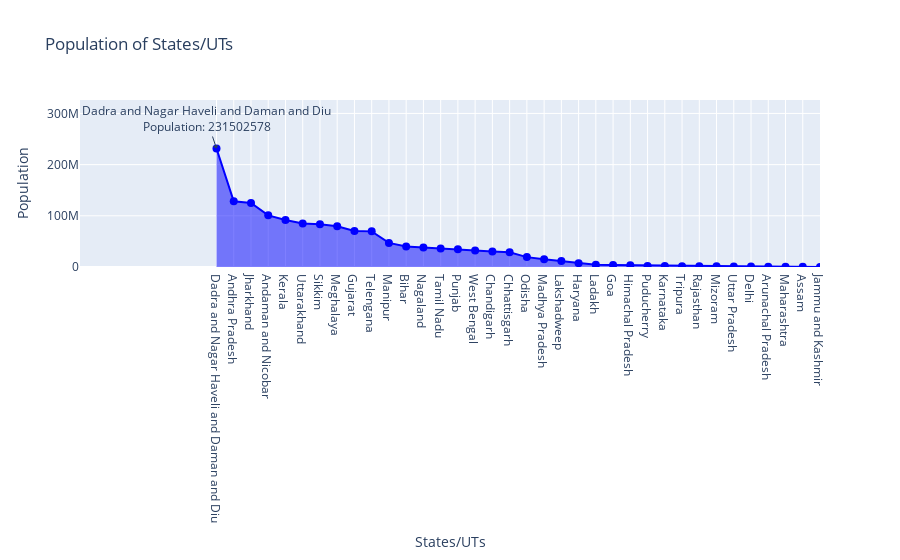

The notebook cell saved with this chart:
### Markdown cell above
### population of state

### Code cell
df_sorted = df.sort_values('Population', ascending=False)

fig_area = px.area(df_sorted, x='State/UTs', y='Population', title='Population of States/UTs',
                   labels={'State/UTs': 'States/UTs', 'Population': 'Population'})

state_highest_population = df_sorted.iloc[0]['State/UTs']
max_population = df_sorted.iloc[0]['Population']

fig_area.add_annotation(x=state_highest_population, y=max_population,
                       text=f"{state_highest_population}<br>Population: {max_population}",
                       showarrow=True, arrowhead=1)

fig_area.update_traces(mode='lines+markers', line=dict(width=2, color='blue'), marker=dict(size=8, color='blue'))

fig_area.show()

### Figure 1 — Plotly figure (JSON) as saved in the notebook; plotly's stock layout.template omitted (floating-point values rounded to 4 significant figures)
{"data": [{"fillpattern": {"shape": ""}, "hovertemplate": "States/UTs=%{x}<br>Population=%{y}<extra></extra>", "legendgroup": "", "line": {"color": "blue", "width": 2}, "marker": {"color": "blue", "size": 8, "symbol": "circle"}, "mode": "lines+markers", "name": "", "orientation": "v", "showlegend": false, "stackgroup": "1", "type": "scatter", "x": ["Dadra and Nagar Haveli and Daman and Diu", "Andhra Pradesh", "Jharkhand", "Andaman and Nicobar", "Kerala", "Uttarakhand", "Sikkim", "Meghalaya", "Gujarat", "Telengana", "Manipur", "Bihar", "Nagaland", "Tamil Nadu", "Punjab", "West Bengal", "Chandigarh", "Chhattisgarh", "Odisha", "Madhya Pradesh", "Lakshadweep", "Haryana", "Ladakh", "Goa", "Himachal Pradesh", "Puducherry", "Karnataka", "Tripura", "Rajasthan", "Mizoram", "Uttar Pradesh", "Delhi", "Arunachal Pradesh", "Maharashtra", "Assam", "Jammu and Kashmir"], "xaxis": "x", "y": [231502578, 128500364, 124904071, 100896618, 91702478, 85002417, 83697770, 79502477, 70400153, 69599762, 47099270, 40100376, 38157311, 35998752, 34698876, 32199722, 30501026, 28900667, 19301096, 14999397, 11700099, 7503010, 4184959, 3772103, 3436948, 2073074, 1711947, 1646050, 1521992, 1308967, 1158040, 773997, 658019, 399001, 290492, 66001], "yaxis": "y"}], "layout": {"annotations": [{"arrowhead": 1, "showarrow": true, "text": "Dadra and Nagar Haveli and Daman and Diu<br>Population: 231502578", "x": "Dadra and Nagar Haveli and Daman and Diu", "y": 231502578}], "legend": {"tracegroupgap": 0}, "title": {"text": "Population of States/UTs"}, "xaxis": {"anchor": "y", "domain": [0, 1], "title": {"text": "States/UTs"}}, "yaxis": {"anchor": "x", "domain": [0, 1], "title": {"text": "Population"}}}}
